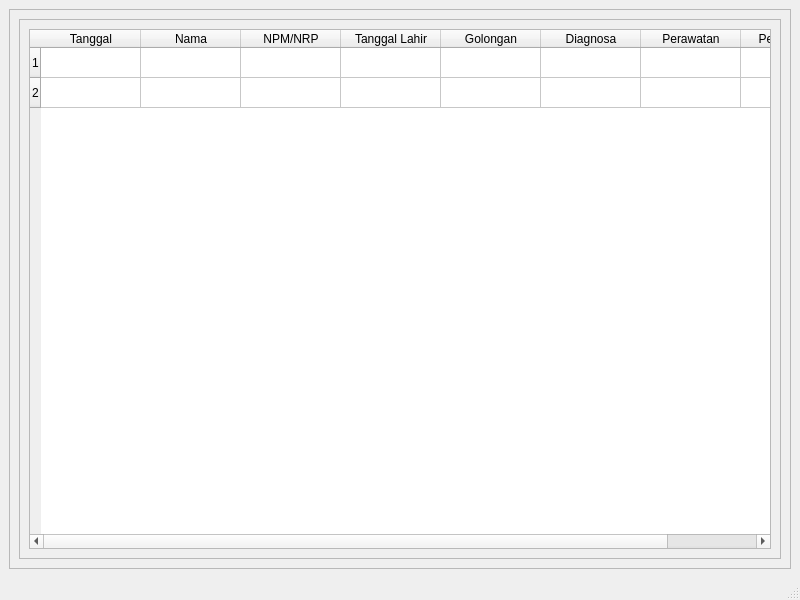
<?xml version="1.0" encoding="UTF-8"?>
<ui version="4.0">
 <class>MainWindow</class>
 <widget class="QMainWindow" name="MainWindow">
  <property name="geometry">
   <rect>
    <x>0</x>
    <y>0</y>
    <width>800</width>
    <height>600</height>
   </rect>
  </property>
  <property name="windowTitle">
   <string>MainWindow</string>
  </property>
  <widget class="QWidget" name="centralwidget">
   <layout class="QGridLayout" name="gridLayout">
    <item row="0" column="1">
     <widget class="QFrame" name="frame">
      <property name="frameShape">
       <enum>QFrame::StyledPanel</enum>
      </property>
      <property name="frameShadow">
       <enum>QFrame::Raised</enum>
      </property>
      <layout class="QGridLayout" name="gridLayout_5">
       <item row="0" column="0">
        <widget class="QFrame" name="frame_4">
         <property name="frameShape">
          <enum>QFrame::StyledPanel</enum>
         </property>
         <property name="frameShadow">
          <enum>QFrame::Raised</enum>
         </property>
         <layout class="QGridLayout" name="gridLayout_4">
          <item row="0" column="0">
           <widget class="QTableWidget" name="tableWidget">
            <row>
             <property name="text">
              <string>1</string>
             </property>
            </row>
            <row>
             <property name="text">
              <string>2</string>
             </property>
            </row>
            <column>
             <property name="text">
              <string>Tanggal</string>
             </property>
            </column>
            <column>
             <property name="text">
              <string>Nama</string>
             </property>
            </column>
            <column>
             <property name="text">
              <string>NPM/NRP</string>
             </property>
            </column>
            <column>
             <property name="text">
              <string>Tanggal Lahir</string>
             </property>
            </column>
            <column>
             <property name="text">
              <string>Golongan</string>
             </property>
            </column>
            <column>
             <property name="text">
              <string>Diagnosa</string>
             </property>
            </column>
            <column>
             <property name="text">
              <string>Perawatan</string>
             </property>
            </column>
            <column>
             <property name="text">
              <string>Pengobatan</string>
             </property>
            </column>
           </widget>
          </item>
         </layout>
        </widget>
       </item>
      </layout>
     </widget>
    </item>
   </layout>
  </widget>
  <widget class="QMenuBar" name="menubar">
   <property name="geometry">
    <rect>
     <x>0</x>
     <y>0</y>
     <width>800</width>
     <height>21</height>
    </rect>
   </property>
  </widget>
  <widget class="QStatusBar" name="statusbar"/>
 </widget>
 <resources>
  <include location="img_rsc.qrc"/>
  <include location="img_rsc.qrc"/>
 </resources>
 <connections/>
</ui>
